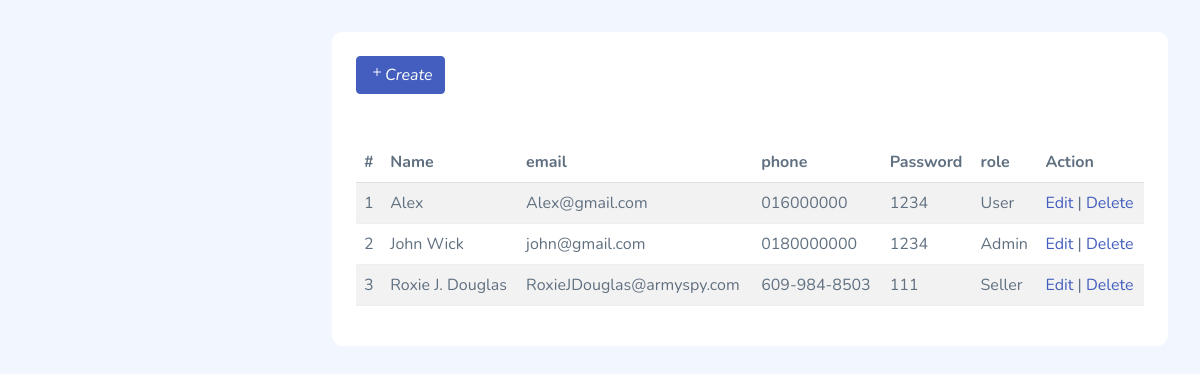
Page /admin/users/index.php on the earlier database version.
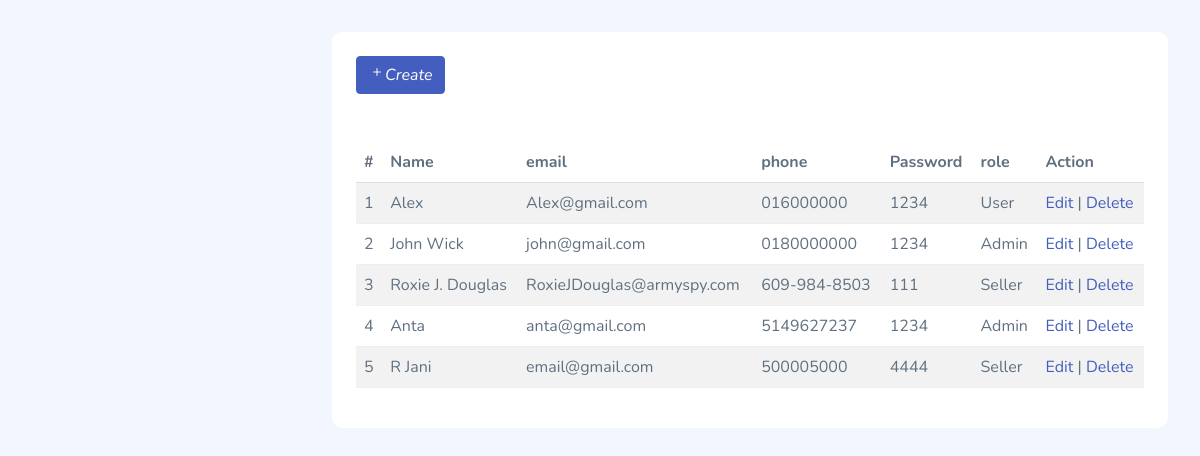
Same page on the later database version.
### tables this page shows
CREATE TABLE `users` (
  `user_id` bigint(20) NOT NULL,
  `name` varchar(100) NOT NULL,
  `email` varchar(100) NOT NULL,
  `phone` varchar(18) NOT NULL,
  `password` varchar(255) NOT NULL,
  `social_login_token` varchar(70) NOT NULL,
  `role` varchar(20) NOT NULL
);

### admin/users/index.php (the view)
<?php require_once __DIR__ . '/../partials/header.php'; ?>
<?php
$sql = "SELECT * FROM users";
$user_data = $connection->query($sql);
?>
<div class="card">
    <div class="card-header">
        <a href="create.php">
            <button class="btn btn-primary"><i class="bi bi-plus">Create</i></button>
        </a>
    </div>
    <div class="card-content">
        <div class="card-body">
            <table class="table table-striped">
                <thead>
                    <tr>
                        <th scope="col">#</th>
                        <th scope="col">Name</th>
                        <th scope="col">email</th>
                        <th scope="col">phone</th>
                        <th scope="col">Password</th>
                        <th scope="col">role</th>
                        <th scope="col">Action</th>
                    </tr>
                </thead>
                <tbody>
                    <?php
                    $serial_num = 1;
                    if ($user_data->num_rows > 0) :
                        foreach ($user_data as $row) :
                    ?>
                            <tr>
                                <td scope="col"><?php echo $serial_num++; ?></td>
                                <td scope="col"><?php echo $row['name']; ?></td>
                                <td scope="col"><?php echo $row['email'] ?></td>
                                <td scope="col"><?php echo $row['phone'] ?></td>
                                <td scope="col"><?php echo $row['password'] ?></td>
                                <td scope="col"><?php echo $row['role'] ?></td>
                                <td>
                                    <a href="edit.php?id=<?php echo $row['user_id']; ?>">Edit</a> | <a href="func/delete.php?id=<?php echo $row['user_id']; ?>">Delete</a>
                                </td>
                            </tr>
                    <?php
                        endforeach;
                    endif;
                    ?>
                </tbody>
            </table>
        </div>
    </div>
</div>
<?php require_once '../partials/js_scripts.php' ?>
<?php require_once __DIR__ . '/../partials/footer.php'; ?>

Differences in the rows shown:
added users: name "Anta", email "anta@gmail.com", phone "5149627237", password "1234", role "Admin"
added users: name "R Jani", email "email@gmail.com", phone "500005000", password "4444", role "Seller"
